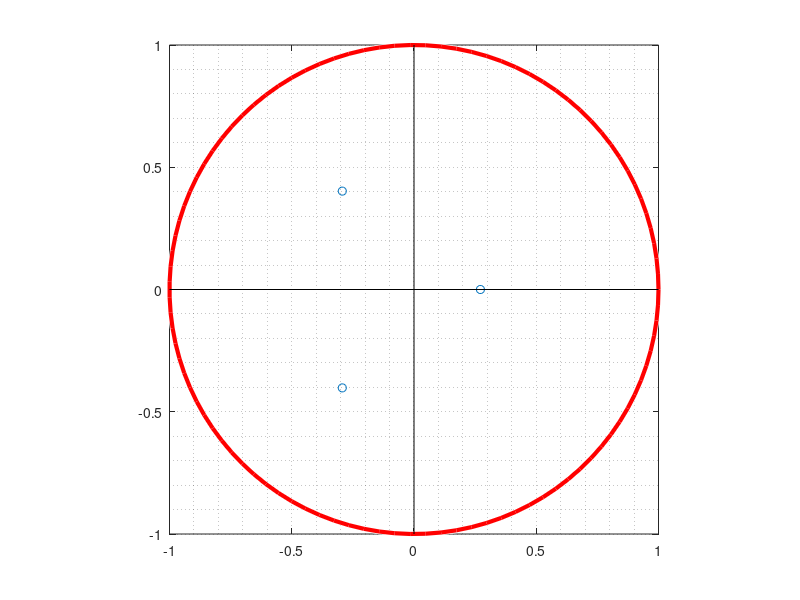

This figure's MATLAB source:
%Define the LTI system
A=[0 1 0; 0 0 1; 1 2 3];
B=[0 0 1]';

%Define the dimension of the system
dim.nx=size(A,1);
dim.nu=size(B,2);

%Define the weights
R=2;
% R=100*2:
Q=[1 0 0; 0 2 0; 0 0 0];
% Q=100*[1 0 0; 0 2 0; 0 0 0];
      

%%
%Riccati Riccati equation iterations
Pi=zeros(dim.nx);    %Initialize the matrix \Pi

% Iterate ALGEBRAIC Riccati equation till Pi stops changing
for i=1:100 
    Pi=Q+A'*Pi*A-A'*Pi*B*((B'*Pi*B+R)\B')*Pi*A;
end
K=-(B'*Pi*B+R)\B'*Pi*A;
eigLQR=eig(A+B*K);

%Check if the matrix Pi converges to the solution of DARE
[Piinf,eiginf,Kinf]=dare(A,B,Q,R);   
Kinf=-Kinf;          %see dare documentation

% figure
plot(eigLQR,'o')
viscircles([0,0],1,'Color','r','Linewidth',3);
axis square
grid minor
line([0,0], ylim, 'Color', 'k', 'LineWidth', 0.5); % Draw line for Y axis.
line(xlim, [0,0], 'Color', 'k', 'LineWidth', 0.5); % Draw line for X axis
%% Repeat for Q2=100*Q
%% Repeat for R2=R*100
